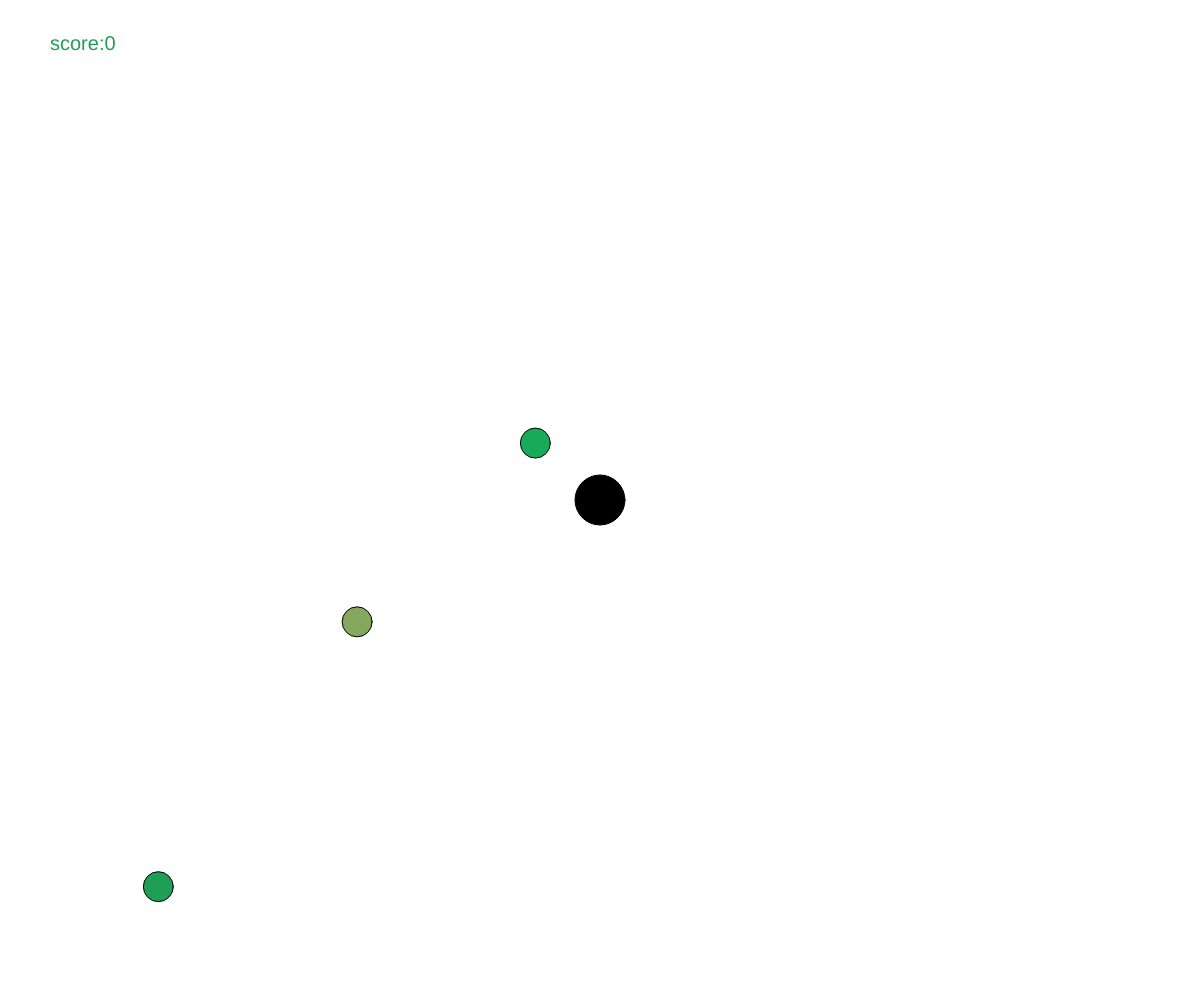
Frame 1 (no input)
Frame 60 (no input): identical to frame 1, image omitted
Frame 120 (the mouse pressed at the canvas centre since frame 60): identical to frame 1, image omitted

The p5.js sketch that drew this single still picture (run headless with seeded random() and noise() and a simulated clock; from frame 60 on, the mouse is pressed at the canvas centre):

// p5.js sketch
// ── sketch.js
var obstacles = [];
var Size;
var vX, vY;
var pX, pY;
var aX, aY;
var f, bounce;
/*var R;*/
var score;
var typeObstacle;
var col;
/*********************************************************=============*******************************************************/
function setup() {

  createCanvas(windowWidth, windowHeight);
  ellipseMode(CENTER);
  var typeObstacle = 0;
  for (var i = 0; i < 3; i++) {
    obstacles[0] = new Balle("bonus");
    obstacles[1] = new Balle("malus");
    obstacles[2] = new Balle("neutre");
  }

  vX = 0;
  vY = 0;
  f = 0.01;
  bounce = 0.5;
  R = Size / 2;
  score = 0;
  Size = 50;
  bSize = 30;
  pX = windowWidth / 2;
  pY = windowHeight / 2;
}
/*********************************************************=============*******************************************************/
function draw() {

  background(255);
  drawBall();
  textSize(20);
  fill(0, 0, 255);
  for (i = 0; i < 3; i++) {
  obstacles[i].lesbilles();
  }

  aX = rotationY * f;
  vX += aX;
  pX += vX;
  aY = rotationX * f;
  vY += aY;
  pY += vY;
  
  text("score:" + score, 50, 50);
  
if ((pX + Size / 2) >= windowWidth) {
    vX = -vX * bounce;
    pX = windowWidth - Size / 2;
  
  
} else if ((pX - Size / 2 <= 0)) {
    vX = -vX * bounce;
    pX = Size / 2;
  
  
}if ((pY + Size / 2 )>= windowHeight) {
    vY = -vY * bounce;
    pY = windowHeight - Size / 2;
  
    
  } else if (pY - Size / 2 <= 0) {
    vY = -vY * bounce;
    pY = Size / 2;
  }


  for (i = 0; i < 3; i++) {
    if (dist(pX, pY, obstacles[i].pX, obstacles[i].pY) <= Size / 2 + obstacles[i].size / 2) {

      if (obstacles[i].type === "neutre") {
        vX = -vX * bounce;
        vY = -vY * bounce;

      } else if (obstacles[i].type === "bonus") {
        if (obstacles[i].col === false) {
            obstacles[i].col = true;
            score += 10;
        }
      } else if (obstacles[i].type === "malus") {
             if (obstacles[i].col === false) {
                obstacles[i].col = true;
                score -= 5;
        }
      }
    } else {
      obstacles[i].col = false;
    }
  }
}
/*********************************************************=============*******************************************************/
function drawBall() {

  fill(0);
  ellipse(pX, pY, Size, Size);

}
/*********************************************************=============*******************************************************/
function Balle(genre) {
  this.type = genre;
  this.pX = random(0, windowWidth);
  this.pY = random(0, windowHeight);
  this.size = 30;
  this.couleur = color(random(0, 255), random(0, 255), random(0, 255));
  if (this.type == "neutre") {
    this.color = color(0);
  }

  this.col = false;

  this.lesbilles = function() {
    fill(this.couleur);
    ellipse(this.pX, this.pY, this.size, this.size);
  }
}
